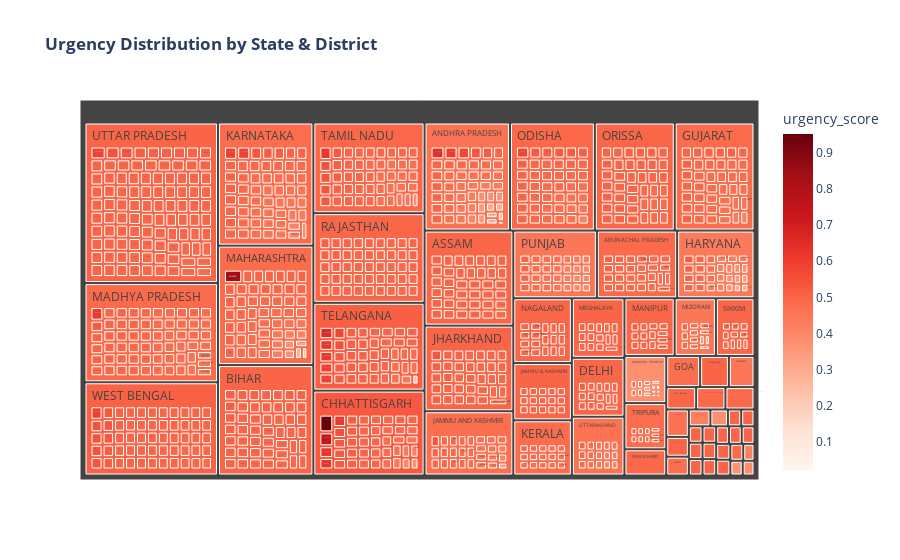

Notebook code for this chart:
### Code cell
fig_tree = px.treemap(df_omni, 
                      path=['state', 'district'], 
                      values='urgency_score',
                      color='urgency_score',
                      title="<b>Urgency Distribution by State & District</b>",
                      color_continuous_scale='reds')
fig_tree.show()

### Figure 1 — Plotly figure (JSON) as saved in the notebook; plotly's stock layout.template omitted (floating-point values rounded to 4 significant figures; data arrays with more than 128 entries replaced by an {"elided": "..."} marker saying what was removed)
{"data": [{"branchvalues": "total", "customdata": {"elided": "1155x1 float values"}, "domain": {"x": [0, 1], "y": [0, 1]}, "hovertemplate": "labels=%{label}<br>urgency_score_sum=%{value}<br>parent=%{parent}<br>id=%{id}<br>urgency_score=%{color}<extra></extra>", "ids": {"elided": "1155 str values"}, "labels": {"elided": "1155 str values"}, "marker": {"coloraxis": "coloraxis", "colors": {"elided": "1155 float values"}}, "name": "", "parents": {"elided": "1155 str values"}, "type": "treemap", "values": {"elided": "1155 float values"}}], "layout": {"coloraxis": {"colorbar": {"title": {"text": "urgency_score"}}, "colorscale": [[0, "rgb(255,245,240)"], [0.125, "rgb(254,224,210)"], [0.25, "rgb(252,187,161)"], [0.375, "rgb(252,146,114)"], [0.5, "rgb(251,106,74)"], [0.625, "rgb(239,59,44)"], [0.75, "rgb(203,24,29)"], [0.875, "rgb(165,15,21)"], [1, "rgb(103,0,13)"]]}, "legend": {"tracegroupgap": 0}, "title": {"text": "<b>Urgency Distribution by State & District</b>"}}}
